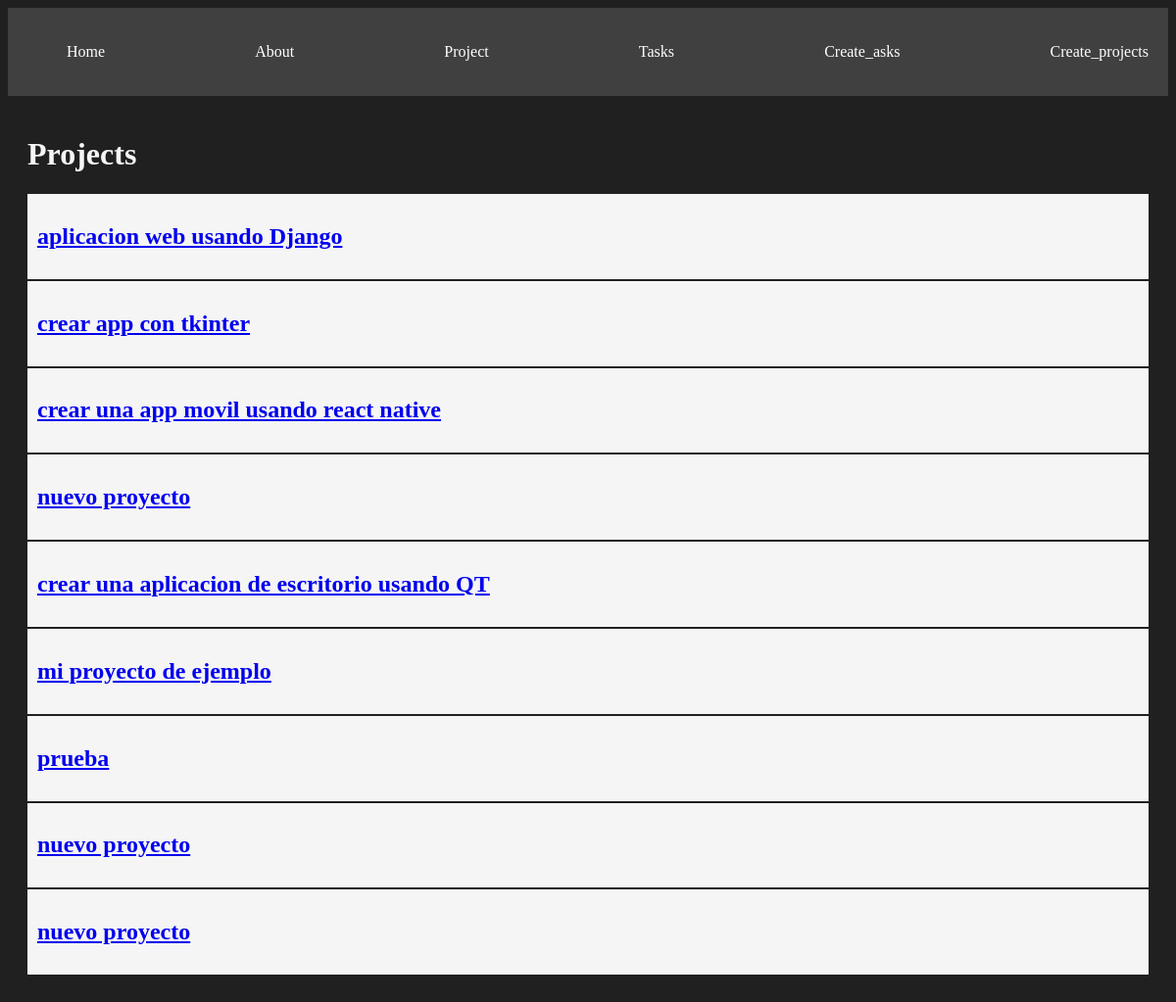
/projects/, run on the app's committed database.
### myapp/models.py (models this page shows, shortened)
class Project(models.Model):
    name = models.CharField(max_length=50)

### myapp/views.py (the view)
# urls.py: path('projects/', views.projects, name= "projects"),
def projects(request):
    project = Project.objects.all()
    return render(request, "projects/projects.html", {"projects": project})

### myapp/templates/projects/projects.html
{% extends "layouts/base.html" %}
{% block content %}
<h1>Projects</h1>
{% for project in projects %}
<article class="card">
    <a href="{% url 'project_detail' project.id%}">
        <h1>{{project.name}}</h1>
    </a>
</article>
{% endfor %}
{% endblock %}

### myapp/static/styles/main.css (style rules this page uses)
body { background: #202020; color: whitesmoke }
.card { background: whitesmoke; padding: 10px; color: black; margin-bottom: 2px; }

### data on the page
Project: name "aplicacion web usando Django"
Project: name "crear app con tkinter"
Project: name "crear una app movil usando react native"
Project: name "nuevo proyecto"
Project: name "crear una aplicacion de escritorio usando QT"
Project: name "mi proyecto de ejemplo"
Project: name "prueba"
Project: name "nuevo proyecto"
Project: name "nuevo proyecto"
